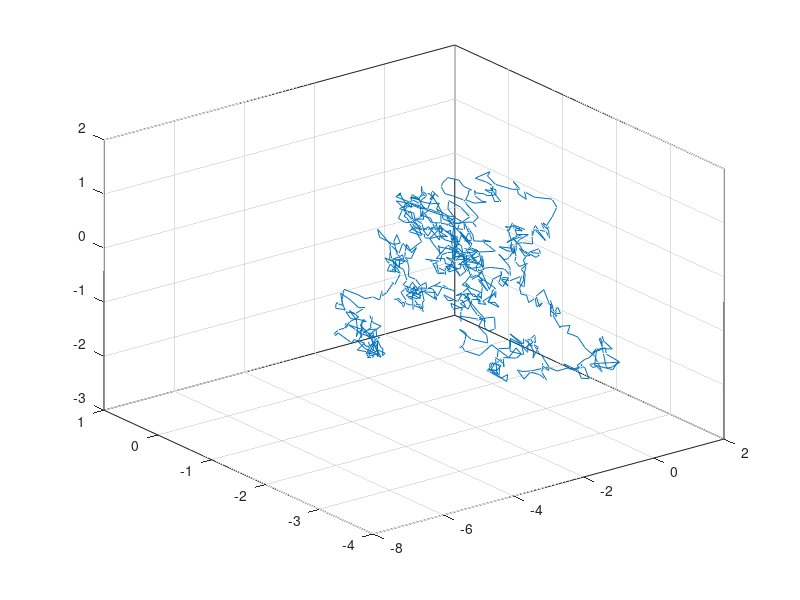

Source code (MATLAB):
function [t,w,z,i]=brwnm3()
t0 = 0;
tf = 10;
h = 0.01;
t=t0:h:tf;
x=randn(size(t))*sqrt(h);
y=randn(size(t))*sqrt(h);
s=randn(size(t))*sqrt(h);
w(1)=0;
z(1)=0;
i(1)=0;
  for k=1:length(t)-1
      w(k+1)=w(k)+x(k);
      z(k+1)=z(k)+y(k);
      i(k+1)=i(k)+s(k);
  end
  plot3(w,z,i);grid on ;box on;

